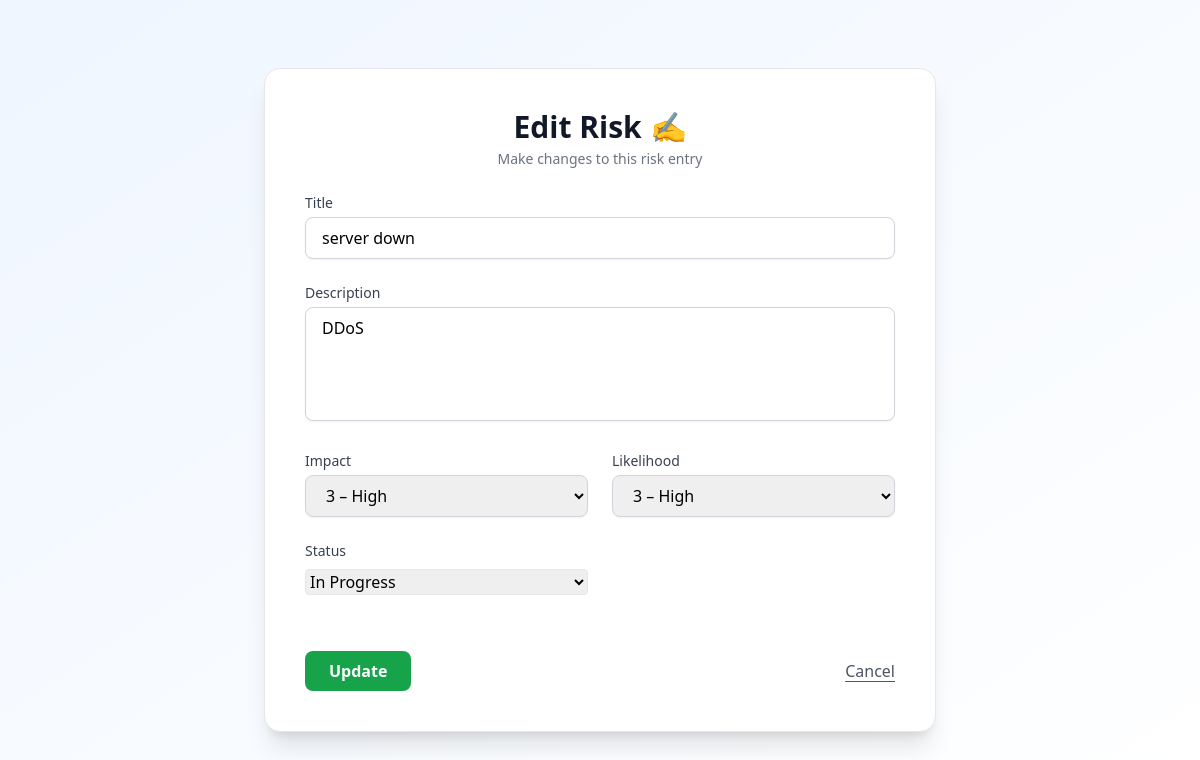
/edit_risk/1 (signed in), run on the app's committed database.
### models.py (models this page shows, shortened)
class Risk(db.Model):
    id = db.Column(db.Integer, primary_key = True)
    title = db.Column(db.String(100), nullable = False)
    description = db.Column(db.Text, nullable = False)
    impact = db.Column(db.Integer, nullable = False)
    likelihood = db.Column(db.Integer, nullable = False)
    owner_id = db.Column(db.Integer, db.ForeignKey('user.id'),nullable = False)
    created_at = db.Column(db.DateTime, default = datetime.utcnow)
    updated_at = db.Column(db.DateTime, default = datetime.utcnow, onupdate = datetime.utcnow)
    status = db.Column(db.String(20), nullable=False, default="Open")
    treatment_plan = db.Column(db.Text, nullable=True)

### app.py (the view, shortened to what this page needs)
@app.route('/edit_risk/<int:risk_id>', methods = ['GET' , 'POST'])
@login_required
def edit_risk(risk_id):
    risk = Risk.query.get_or_404(risk_id)
    if risk.owner_id != current_user.id:
        flash('Unauthorized access','Danger')
        return redirect(url_for('dashboard'))
    return render_template('edit_risk.html', risk = risk)

### app.py (called while the page is built)
@login_manager.user_loader
def load_user(user_id):
    with db.session() as session:  # Use an explicit session
        return session.get(User, int(user_id))

### templates/edit_risk.html (shortened to what this page needs)
<!DOCTYPE html>
<html lang="en">
<head>
  <script src="https://cdn.tailwindcss.com"></script>
</head>
<body class="bg-gradient-to-br from-blue-50 to-white min-h-screen flex items-center justify-center px-4">
  <div class="w-full max-w-2xl bg-white rounded-2xl shadow-xl p-8 sm:p-10 border border-gray-200">
    <div class="text-center mb-6">
      <h2 class="text-3xl font-extrabold text-gray-900">Edit Risk ✍️</h2>
      <p class="text-sm text-gray-500 mt-1">Make changes to this risk entry</p>
    </div>
    <form method="POST" class="space-y-6">
      <div>
        <label for="title" class="block text-sm font-medium text-gray-700">Title</label>
        <input type="text" name="title" value="{{ risk.title }}" required
               class="mt-1 w-full px-4 py-2 border border-gray-300 rounded-lg shadow-sm focus:outline-none focus:ring-2 focus:ring-blue-500 transition" />
      </div>
      <div>
        <label for="description" class="block text-sm font-medium text-gray-700">Description</label>
        <textarea name="description" required rows="4"
                  class="mt-1 w-full px-4 py-2 border border-gray-300 rounded-lg shadow-sm resize-none focus:outline-none focus:ring-2 focus:ring-blue-500 transition">{{ risk.description }}</textarea>
      </div>
      <div class="grid grid-cols-1 sm:grid-cols-2 gap-6">
        <div>
          <label for="impact" class="block text-sm font-medium text-gray-700">Impact</label>
          <select name="impact" required
                  class="mt-1 w-full px-4 py-2 border border-gray-300 rounded-lg shadow-sm focus:outline-none focus:ring-2 focus:ring-blue-500 transition">
            <option value="3" {% if risk.impact == 3 %}selected{% endif %}>3 – High</option>
          </select>
        </div>
        <div>
          <label for="likelihood" class="block text-sm font-medium text-gray-700">Likelihood</label>
          <select name="likelihood" required
                  class="mt-1 w-full px-4 py-2 border border-gray-300 rounded-lg shadow-sm focus:outline-none focus:ring-2 focus:ring-blue-500 transition">
            <option value="3" {% if risk.likelihood == 3 %}selected{% endif %}>3 – High</option>
          </select>
        </div>
        <div class="mb-4">
          <label for="status" class="block mb-2 text-sm font-medium text-gray-700">Status</label>
          <select id="status" name="status" class="form-select mt-1 block w-full border rounded">
            <option value="In Progress" {% if risk.status == 'In Progress' %}selected{% endif %}>In Progress</option>
          </select>
        </div>
      </div>
      <div class="flex justify-between items-center pt-4">
        <button type="submit"
                class="bg-green-600 hover:bg-green-700 text-white px-6 py-2 rounded-lg font-semibold transition">
          Update
        </button>
        <a href="{{ url_for('dashboard') }}"
           class="text-gray-600 hover:text-gray-800 font-medium underline underline-offset-4">
          Cancel
        </a>
      </div>
    </form>
  </div>
</body>
</html>

### data on the page
Risk: title "server down", description "DDoS", impact "3 – High", likelihood "3 – High", status "In Progress"
